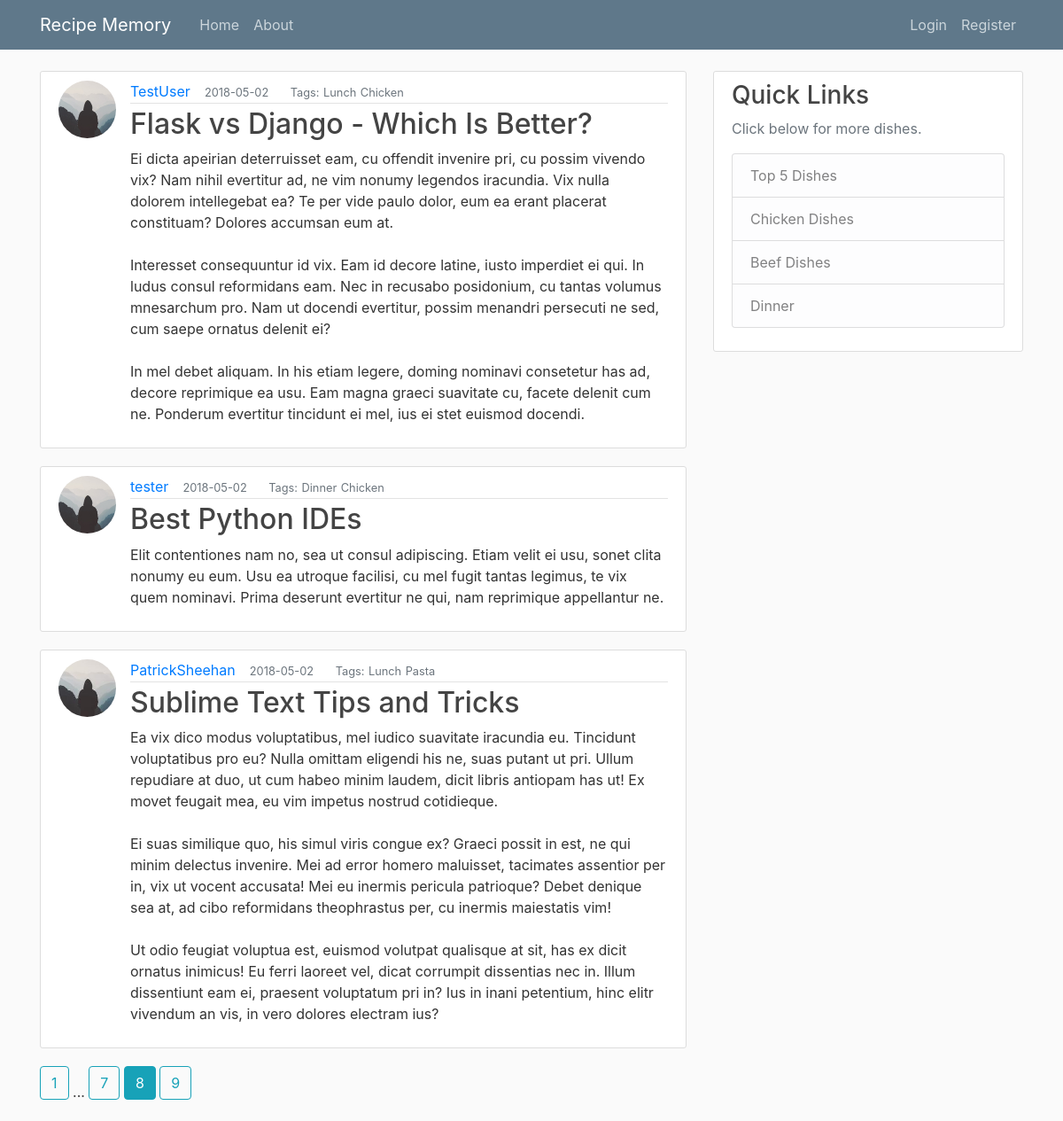
Screenshot of /home?page=8 with the database file from the repository.
### flaskblog/models.py (models this page shows, shortened)
class Post(db.Model):
    id = db.Column(db.Integer, primary_key=True)
    title = db.Column(db.String(120), nullable=False)
    date_posted = db.Column(db.DateTime, nullable=False, default=datetime.utcnow)
    mealType = db.Column(db.String(20), default="Dinner", nullable=True)
    mainIngredient = db.Column(db.String(35), default="Chicken", nullable=True)
    content = db.Column(db.Text, nullable=False)
    user_id = db.Column(db.Integer, db.ForeignKey('user.id'), nullable=False)

class User(db.Model, UserMixin):
    id = db.Column(db.Integer, primary_key=True)
    username = db.Column(db.String(20), unique=True, nullable=False)
    email = db.Column(db.String(120), unique=True, nullable=False)
    image_file = db.Column(db.String(20), nullable=False, default='default.jpg')
    password = db.Column(db.String(60), nullable=False)
    posts = db.relationship('Post', backref='author', lazy=True)

### flaskblog/main/routes.py (the view)
@main.route('/')
@main.route('/home')
def home():
    page = request.args.get('page', 1, type=int)
    posts = Post.query.order_by(Post.date_posted.desc()).paginate(page=page, per_page=3)
    return render_template('home.html', posts=posts)

### flaskblog/templates/home.html
{% extends "layouts.html" %}
{% block content %}
{% for post in posts.items %}
    <article class="media content-section">
      <img class="rounded-circle article-img" src="{{ url_for('static', filename='profile_pics/' + post.author.image_file) }}">
      <div class="media-body">
        <div class="article-metadata">
          <a class="mr-2" href="{{ url_for('users.user_posts', username=post.author.username) }}">{{ post.author.username }}</a>
          <small class="text-muted"> &nbsp;{{ post.date_posted.strftime('%Y-%m-%d') }}</small>
          <small class="text-muted"> &emsp;&nbsp; Tags:</small>
          <b><small class="text-muted">{{ post.mealType }}</small></b>
          <b><small class="text-muted">{{ post.mainIngredient }}</small></b>
        </div>
        <h2><a class="article-title" href="{{ url_for('posts.post', post_id=post.id) }}">{{ post.title }}</a></h2>
        <p class="article-content">{{ post.content }}</p>
      </div>
    </article>
{% endfor %}
{% for page_num in posts.iter_pages(left_edge=1, right_edge=1, left_current=1, right_current=2) %}
  {% if page_num %}
    {% if posts.page == page_num %}
      <a class="btn btn-info mb-4" href="{{ url_for('main.home', page=page_num) }}">{{ page_num }}</a>
    {% else %}
      <a class="btn btn-outline-info mb-4" href="{{ url_for('main.home', page=page_num) }}">{{ page_num }}</a>
    {% endif %}
  {% else %}
    ...
  {% endif %}
{% endfor %}
{% endblock content %}

### flaskblog/static/main.css (style rules this page uses)
body { background: #fafafa; color: #333333; margin-top: 5rem; }
h1, h2, h3, h4, h5, h6 { color: #444444; }
.content-section { background: #ffffff; padding: 10px 20px; border: 1px solid #dddddd; border-radius: 3px; margin-bottom: 20px; }
.article-title { color: #444444; }
.article-content { white-space: pre-line; }
.article-img { height: 65px; width: 65px; margin-right: 16px; }
.article-metadata { padding-bottom: 1px; margin-bottom: 4px; border-bottom: 1px solid #e3e3e3 }

### rows the page displays
Post: image_file (placeholder picture), author.username "TestUser", date_posted "2018-05-02", mealType "Lunch", mainIngredient "Chicken", title "Flask vs Django - Which Is Better?", content "Ei dicta apeirian deterruisset eam, cu offendit invenire pri, cu possim vivendo vix? Nam nihil evertitur ad, ne vim nonumy legendos iracundia. Vix nulla dolorem intellegebat ea? Te per vide paulo dolor, eum ea erant placerat constituam? Dolores accumsan eum at. Interesset consequuntur id vix. Eam id decore latine, iusto imperdiet ei qui. In ludus consul reformidans eam. Nec in recusabo posidonium, cu tantas volumus mnesarchum pro. Nam ut docendi evertitur, possim menandri persecuti ne sed, cum saepe ornatus delenit ei? In mel debet aliquam. In his etiam legere, doming nominavi consetetur has ad, decore reprimique ea usu. Eam magna graeci suavitate cu, facete delenit cum ne. Ponderum…"
Post: image_file (placeholder picture), author.username "tester", date_posted "2018-05-02", mealType "Dinner", mainIngredient "Chicken", title "Best Python IDEs", content "Elit contentiones nam no, sea ut consul adipiscing. Etiam velit ei usu, sonet clita nonumy eu eum. Usu ea utroque facilisi, cu mel fugit tantas legimus, te vix quem nominavi. Prima deserunt evertitur ne qui, nam reprimique appellantur ne."
Post: image_file (picture), author.username "PatrickSheehan", date_posted "2018-05-02", mealType "Lunch", mainIngredient "Pasta", title "Sublime Text Tips and Tricks", content "Ea vix dico modus voluptatibus, mel iudico suavitate iracundia eu. Tincidunt voluptatibus pro eu? Nulla omittam eligendi his ne, suas putant ut pri. Ullum repudiare at duo, ut cum habeo minim laudem, dicit libris antiopam has ut! Ex movet feugait mea, eu vim impetus nostrud cotidieque. Ei suas similique quo, his simul viris congue ex? Graeci possit in est, ne qui minim delectus invenire. Mei ad error homero maluisset, tacimates assentior per in, vix ut vocent accusata! Mei eu inermis pericula patrioque? Debet denique sea at, ad cibo reformidans theophrastus per, cu inermis maiestatis vim! Ut odio feugiat voluptua est, euismod volutpat qualisque at sit, has ex dicit ornatus inimicus! Eu…"

### other values shown
{{ page_num }} "1" "7" "9"
{{ page_num }} "8"
